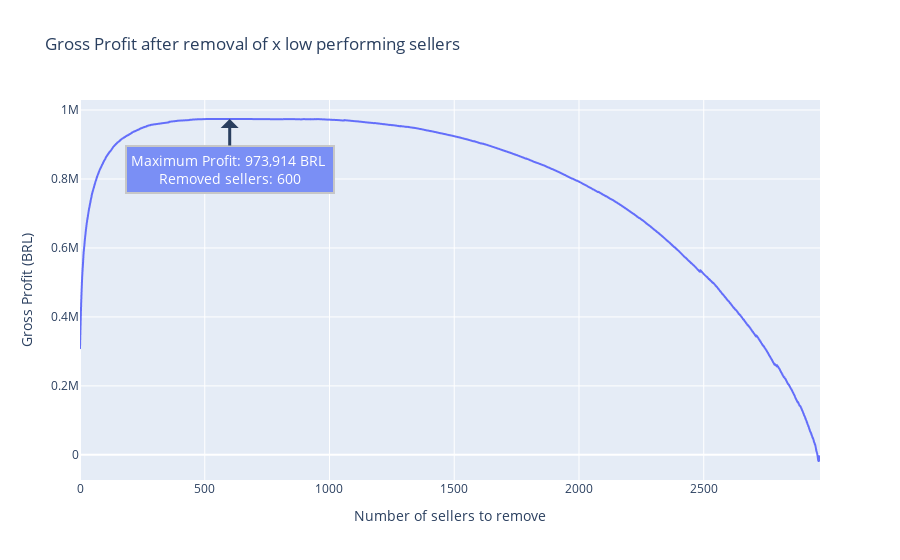

This figure's notebook cell:
### Markdown cell above
### Maximum Profit

### Code cell
plot_profit(option='max')

### Figure 1 — Plotly figure (JSON) as saved in the notebook; plotly's stock layout.template omitted (floating-point values rounded to 4 significant figures; data arrays with more than 128 entries replaced by an {"elided": "..."} marker saying what was removed)
{"data": [{"hovertemplate": "Number of sellers to remove=%{x}<br>Gross Profit (BRL)=%{y}<extra></extra>", "legendgroup": "", "line": {"color": "#636efa", "dash": "solid"}, "marker": {"symbol": "circle"}, "mode": "lines", "name": "", "showlegend": false, "type": "scattergl", "x": {"elided": "2967 int values"}, "xaxis": "x", "y": {"elided": "2967 int values"}, "yaxis": "y"}], "layout": {"annotations": [{"arrowhead": 1, "arrowwidth": 3, "ax": 0, "ay": 50, "bgcolor": "#7a8ff5", "bordercolor": "#c7c7c7", "borderpad": 4, "borderwidth": 2, "font": {"color": "#ffffff", "size": 14}, "showarrow": true, "text": "Maximum Profit: 973,914 BRL <br>Removed sellers: 600", "x": 600, "xref": "x", "y": 973914, "yref": "y"}], "legend": {"tracegroupgap": 0}, "title": {"text": "  Gross Profit after removal of x low performing sellers"}, "xaxis": {"anchor": "y", "domain": [0, 1], "title": {"text": "Number of sellers to remove"}}, "yaxis": {"anchor": "x", "domain": [0, 1], "title": {"text": "Gross Profit (BRL)"}}}}
